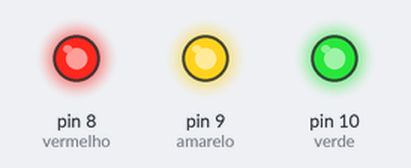
The sketch below on a simulated Arduino Uno, built with avr-gcc and run on an emulated ATmega328P. Parts: output pins drawn as LEDs (lit = HIGH).

Above: at 0.5 s.
At 3.5 s:
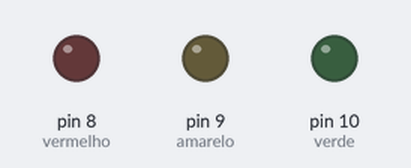
Timing chart, 0 to 4.6 s (numbered marks = the images above):
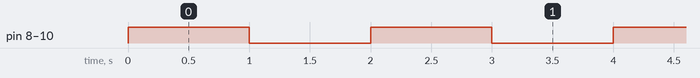

The sketch:

sketch_jun10c.ino
```cpp
//Projeto 2
//Semáforo Simples

//Declara as portas do arduino utilizadas

int vermelho = 8;
int amarelo = 9;
int verde = 10;

// Configura as portas como saída de informação/energia

void setup() {
  pinMode(vermelho, OUTPUT);
  pinMode(amarelo, OUTPUT);
  pinMode(verde, OUTPUT);
}

void loop() {

digitalWrite(verde,HIGH);
digitalWrite(amarelo,HIGH);
digitalWrite(vermelho,HIGH);
delay(1000);
digitalWrite(verde,LOW);
digitalWrite(amarelo, LOW);
digitalWrite(vermelho, LOW);
delay(1000);
}
```

Measured:
- by itself, pin 8 (vermelho), pin 9 (amarelo), pin 10 (verde): alternates HIGH for 1.0 s and LOW for 1.0 s
